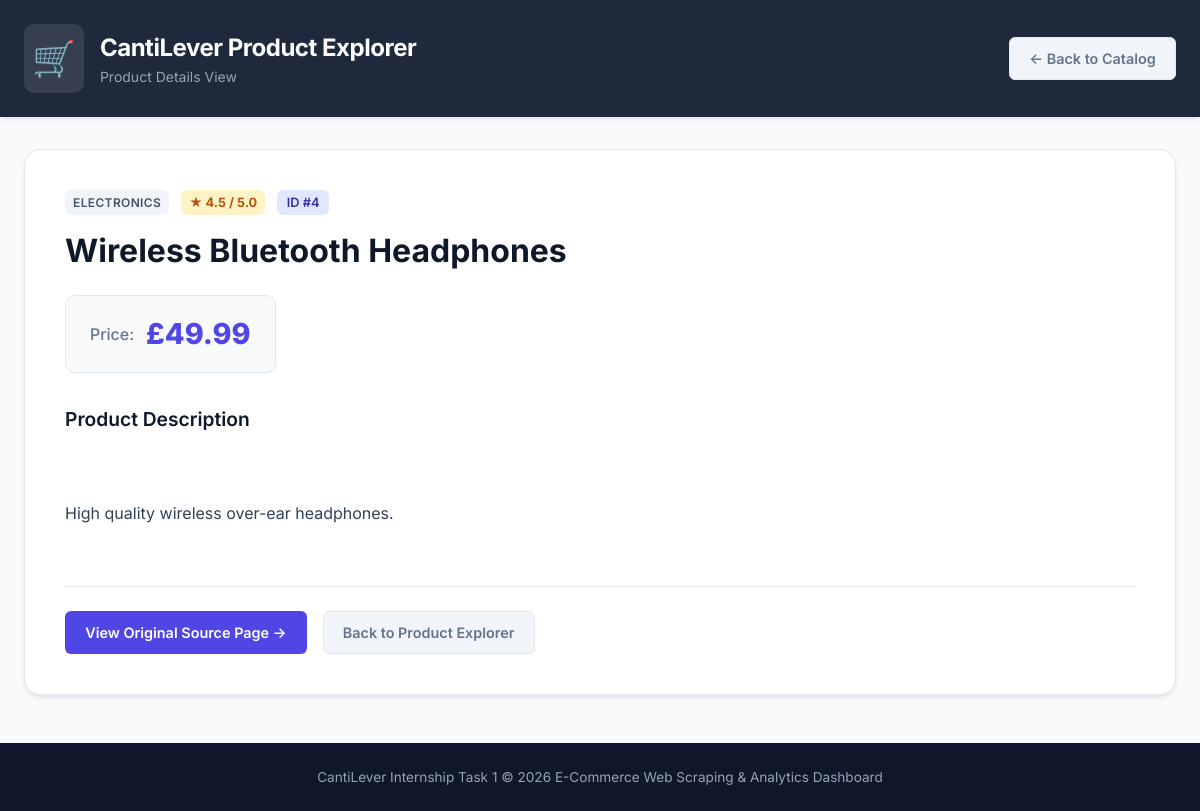
The app's page /product/4 with its own data.
### tables this page shows
CREATE TABLE products (id INTEGER PRIMARY KEY AUTOINCREMENT, title TEXT NOT NULL, price REAL, rating REAL, description TEXT, category TEXT, url TEXT);

### app.py (the view)
@app.route("/product/<int:product_id>")
def product_detail(product_id):
    product = database.get_product_by_id(product_id)
    if not product:
        return render_template("404.html", message=f"Product with ID #{product_id} was not found."), 404
    return render_template("product.html", product=product)

### database.py (called while the page is built)
def get_connection():
    os.makedirs("data", exist_ok=True)
    connection = sqlite3.connect(DATABASE_PATH)
    connection.row_factory = sqlite3.Row
    return connection

def get_product_by_id(product_id):
    connection = get_connection()
    cursor = connection.cursor()
    cursor.execute("SELECT * FROM products WHERE id = ?", (product_id,))
    row = cursor.fetchone()
    connection.close()
    return dict(row) if row else None

### templates/product.html (shortened to what this page needs)
<!DOCTYPE html>
<html lang="en">
<head>
    <link rel="stylesheet" href="{{ url_for('static', filename='style.css') }}">
</head>
<body>
    <header class="header">
        <div class="container header-container">
            <div class="brand">
                <span class="brand-icon">🛒</span>
                <div>
                    <h1>CantiLever Product Explorer</h1>
                    <p class="subtitle">Product Details View</p>
                </div>
            </div>
            <a href="/" class="btn btn-secondary">&larr; Back to Catalog</a>
        </div>
    </header>
    <main class="container">
        <article class="detail-card">
            <div class="detail-header">
                <div class="tags-row">
                    <span class="category-badge">{{ product.category }}</span>
                    <span class="rating-tag">★ {{ "%.1f"|format(product.rating) }} / 5.0</span>
                    <span class="id-badge">ID #{{ product.id }}</span>
                </div>
                <h1 class="detail-title">{{ product.title }}</h1>
            </div>
            <div class="detail-price-box">
                <span class="price-label">Price:</span>
                <span class="price-amount">£{{ "%.2f"|format(product.price) }}</span>
            </div>
            <div class="detail-section">
                <h2>Product Description</h2>
                <p class="detail-description">
                    {% if product.description %}
                        {{ product.description }}
                    {% else %}
                        No detailed description available for this item.
                    {% endif %}
                </p>
            </div>
            <div class="detail-actions">
                {% if product.url %}
                    <a href="{{ product.url }}" target="_blank" rel="noopener noreferrer" class="btn btn-primary">
                        View Original Source Page &rarr;
                    </a>
                {% endif %}
                <a href="/" class="btn btn-secondary">Back to Product Explorer</a>
            </div>
        </article>
    </main>
    <footer class="footer">
        <div class="container">
            <p>CantiLever Internship Task 1 &copy; 2026 E-Commerce Web Scraping & Analytics Dashboard</p>
        </div>
    </footer>
</body>
</html>

### static/style.css (style rules this page uses)
:root { --primary-color: #4F46E5; --primary-hover: #4338CA; --secondary-color: #64748B; --bg-color: #F8FAFC; --card-bg: #FFFFFF; --text-main: #0F172A; --text-muted: #64748B; --border-color: #E2E8F0; --accent-blue: #3B82F6; --accent-green: #10B981; --accent-yellow: #F59E0B; --accent-purple: #8B5CF6; --radius-sm: 6px; --radius-md: 10px; --radius-lg: 16px; --shadow-sm: 0 1px 3px rgba(0, 0, 0, 0.05); --shadow-md: 0 4px 6px -1px rgba(0, 0, 0, 0.07), 0 2px 4px -1px rgba(0, 0, 0, 0.04); --shadow-lg: 0 10px 15px -3px rgba(0, 0, 0, 0.08), 0 4px 6px -2px rgba(0, 0, 0, 0.03); }
* { box-sizing: border-box; margin: 0; padding: 0; }
body { font-family: 'Inter', system-ui, -apple-system, BlinkMacSystemFont, "Segoe UI", Roboto, sans-serif; background-color: var(--bg-color); color: var(--text-main); line-height: 1.5; min-height: 100vh; display: flex; flex-direction: column; }
.container { width: 100%; max-width: 1240px; margin: 0 auto; padding: 0 1.5rem; }
.header { background: #1E293B; color: #FFFFFF; padding: 1.5rem 0; box-shadow: var(--shadow-md); margin-bottom: 2rem; }
.header-container { display: flex; justify-content: space-between; align-items: center; }
.brand { display: flex; align-items: center; gap: 1rem; }
.brand-icon { font-size: 2.2rem; background: rgba(255, 255, 255, 0.1); padding: 0.5rem; border-radius: var(--radius-md); }
.header h1 { font-size: 1.5rem; font-weight: 700; letter-spacing: -0.02em; }
.subtitle { font-size: 0.875rem; color: #94A3B8; }
.btn { display: inline-flex; align-items: center; justify-content: center; padding: 0.6rem 1.2rem; border-radius: var(--radius-sm); font-size: 0.9rem; font-weight: 600; text-decoration: none; cursor: pointer; border: 1px solid transparent; transition: background-color 0.2s ease, transform 0.1s ease; }
.btn-primary { background-color: var(--primary-color); color: #FFFFFF; }
.btn-secondary { background-color: #F1F5F9; color: var(--secondary-color); border-color: var(--border-color); }
.category-badge { background: #F1F5F9; color: #475569; font-size: 0.75rem; font-weight: 600; padding: 0.2rem 0.5rem; border-radius: var(--radius-sm); text-transform: uppercase; letter-spacing: 0.03em; }
.rating-tag { background: #FEF3C7; color: #B45309; font-size: 0.8rem; font-weight: 700; padding: 0.2rem 0.5rem; border-radius: var(--radius-sm); }
.detail-card { background: var(--card-bg); border: 1px solid var(--border-color); border-radius: var(--radius-lg); padding: 2.5rem; box-shadow: var(--shadow-md); margin-bottom: 3rem; }
.detail-header { margin-bottom: 1.5rem; }
.tags-row { display: flex; gap: 0.75rem; align-items: center; margin-bottom: 1rem; }
.id-badge { background: #E0E7FF; color: #3730A3; font-size: 0.8rem; font-weight: 600; padding: 0.2rem 0.6rem; border-radius: var(--radius-sm); }
.detail-title { font-size: 2rem; font-weight: 700; color: var(--text-main); line-height: 1.25; }
.detail-price-box { background: #F8FAFC; border: 1px solid var(--border-color); border-radius: var(--radius-md); padding: 1rem 1.5rem; display: inline-flex; align-items: center; gap: 0.75rem; margin-bottom: 2rem; }
.price-label { font-size: 1rem; color: var(--text-muted); font-weight: 500; }
.price-amount { font-size: 1.8rem; font-weight: 800; color: var(--primary-color); }
.detail-section { margin-bottom: 2rem; }
.detail-section h2 { font-size: 1.2rem; font-weight: 600; margin-bottom: 0.75rem; color: var(--text-main); }
.detail-description { font-size: 1rem; color: #334155; line-height: 1.7; white-space: pre-line; }
.detail-actions { display: flex; gap: 1rem; padding-top: 1.5rem; border-top: 1px solid var(--border-color); }
.footer { background: #0F172A; color: #94A3B8; text-align: center; padding: 1.5rem 0; font-size: 0.85rem; margin-top: auto; }

### records on screen
products: category "ELECTRONICS", rating "4.5", id "4", title "Wireless Bluetooth Headphones", price "49.99", description "High quality wireless over-ear headphones."
